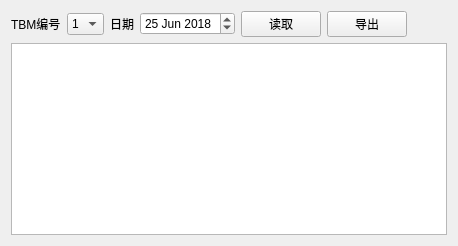
          <widget class="QWidget" name="tab_7">
           <attribute name="title">
            <string>掘进报表</string>
           </attribute>
           <layout class="QVBoxLayout" name="verticalLayout_27">
            <item>
             <layout class="QHBoxLayout" name="horizontalLayout_14">
              <item>
               <widget class="QLabel" name="label_102">
                <property name="font">
                 <font>
                  <weight>50</weight>
                  <bold>false</bold>
                 </font>
                </property>
                <property name="text">
                 <string>TBM编号</string>
                </property>
               </widget>
              </item>
              <item>
               <widget class="QComboBox" name="comboBox_5">
                <property name="maximumSize">
                 <size>
                  <width>40</width>
                  <height>16777215</height>
                 </size>
                </property>
                <property name="font">
                 <font>
                  <weight>50</weight>
                  <bold>false</bold>
                 </font>
                </property>
                <item>
                 <property name="text">
                  <string>1</string>
                 </property>
                </item>
               </widget>
              </item>
              <item>
               <widget class="QLabel" name="label_38">
                <property name="font">
                 <font>
                  <pointsize>9</pointsize>
                  <weight>50</weight>
                  <bold>false</bold>
                 </font>
                </property>
                <property name="text">
                 <string>日期</string>
                </property>
               </widget>
              </item>
              <item>
               <widget class="QDateEdit" name="dateEdit_3">
                <property name="font">
                 <font>
                  <pointsize>9</pointsize>
                  <weight>50</weight>
                  <bold>false</bold>
                 </font>
                </property>
                <property name="dateTime">
                 <datetime>
                  <hour>0</hour>
                  <minute>0</minute>
                  <second>0</second>
                  <year>2018</year>
                  <month>6</month>
                  <day>25</day>
                 </datetime>
                </property>
               </widget>
              </item>
              <item>
               <widget class="QPushButton" name="pushButton_8">
                <property name="font">
                 <font>
                  <pointsize>9</pointsize>
                  <weight>50</weight>
                  <bold>false</bold>
                 </font>
                </property>
                <property name="text">
                 <string>读取</string>
                </property>
               </widget>
              </item>
              <item>
               <widget class="QPushButton" name="pushButton_9">
                <property name="font">
                 <font>
                  <pointsize>9</pointsize>
                  <weight>50</weight>
                  <bold>false</bold>
                 </font>
                </property>
                <property name="text">
                 <string>导出</string>
                </property>
               </widget>
              </item>
              <item>
               <spacer name="horizontalSpacer_4">
                <property name="orientation">
                 <enum>Qt::Horizontal</enum>
                </property>
                <property name="sizeHint" stdset="0">
                 <size>
                  <width>40</width>
                  <height>20</height>
                 </size>
                </property>
               </spacer>
              </item>
             </layout>
            </item>
            <item>
             <widget class="QTableView" name="tableView_2"/>
            </item>
           </layout>
          </widget>
